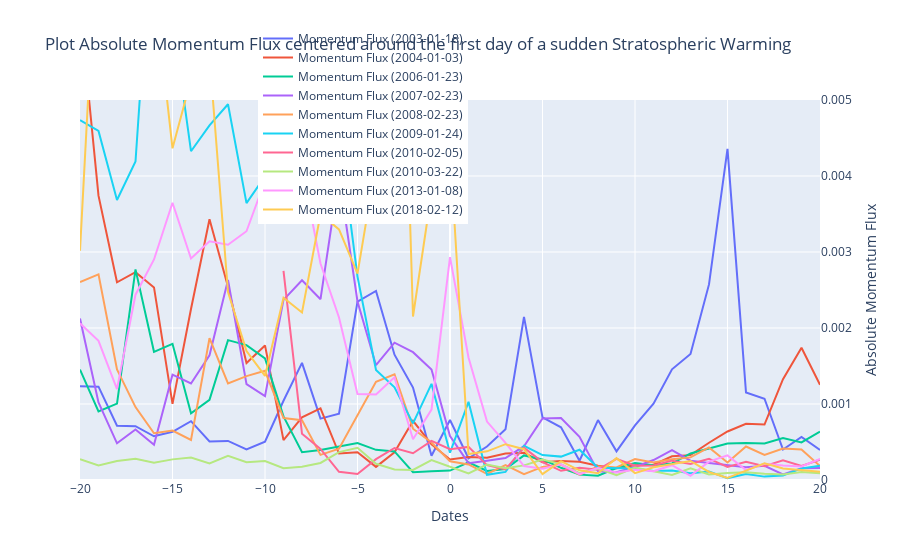

Notebook source saved alongside this figure:
### Code cell
# =================================================================================================
# Plot absolute Momemtum flux with Plotly
# =================================================================================================

# group df by year and plot the mean of each year
df = df_all

df_grouped = df.groupby('central_date')

fig = go.Figure()

for year, dataframe in df_grouped:
    # plot the mean of each year using plotly
    # fig.add_trace(go.Scatter(x=df['t_delta'], y=df['wind_eastward_mean_cos'], name=f'ZMZW{year}', line=dict()))
    fig.add_trace(go.Scatter(x=dataframe['t_delta'], y=dataframe['mf_abs'], name=f'Momentum Flux ({year})', line=dict(), yaxis='y2'))

    
fig.update_layout(
    yaxis=dict(
        range=[-20, 50],
        title='ZMZW in m/s'
    )
    ,yaxis2=dict(
        range=[-0.0, 0.005],
        title='Absolute Momentum Flux',
        side='right',
        overlaying='y'
    )
    ,xaxis=dict(title='Dates'),
    title=f'Plot Absolute Momentum Flux centered around the first day of a sudden Stratospheric Warming ',
    legend=dict(orientation="h", y=1.2, x=0.5))

# Show the plot
fig.show()
